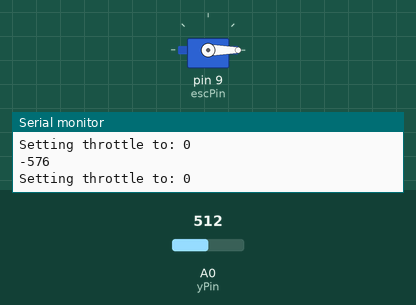
A sketch run on a simulated Arduino Uno, built with avr-gcc and run on an emulated ATmega328P. On the bench: servo, the last lines printed to the serial monitor. The test bench sets the inputs (shaded band); at power-on: A0 (yPin) = 512.

Above: at 1.2 s.
1.3 s: A0 (yPin) set to 1010
At 2.1 s:
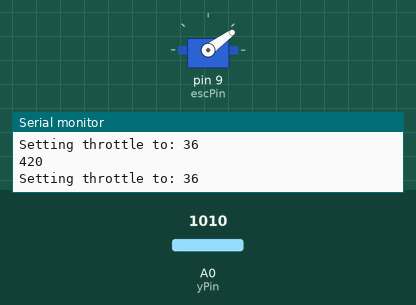
2.8 s: A0 (yPin) set to 716
At 4.3 s:
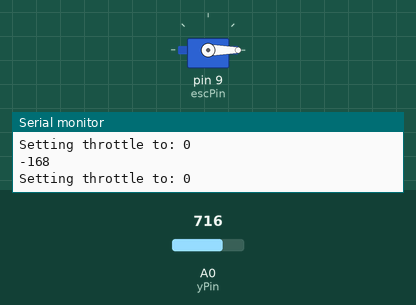
Timing chart, 0 to 5.8 s (numbered marks = the images above; inputs shaded):
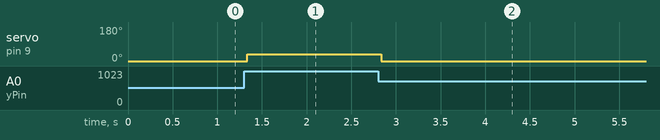

The sketch:

moterJoystick.ino
```cpp
#include <Servo.h>

//servo control brown to arduino ground
//server control yellow (signal) to arduino 9 (escPin)

// joystick y axis connected to A0 only upper part is used, not touched is neutral 0, full up y is full power, down and left/right does nothing
// joystick x axis not used
// joystick key (press) not used

Servo esc;

int escPin = 9;
int yPin = A0;
int yValue = 0;
int minPulseRate = 1000;
int maxPulseRate = 2000;
int throttleChangeDelay = 100;
int maxThrottle = 90; // should be between 0 and 180, 180 is max for motor, so more than that does not make sense, night crash

void setup() {
  pinMode(yPin,INPUT);
  Serial.begin(9600);
  Serial.setTimeout(500);

  // Attach the the servo to the correct pin and set the pulse range
  esc.attach(escPin, minPulseRate, maxPulseRate);
  // Write a minimum value (most ESCs require this correct startup)
  esc.write(0);

}

void loop() {
  // middle position is 509, subtract that and  multiply value by 2 to get range of 0..1023 again
  yValue = (analogRead(yPin) - 800) * 2;

  Serial.println(yValue);
  // Read the new throttle value
  int throttle = normalizeThrottle( yValue);

  // Print it out
  Serial.print("Setting throttle to: ");
  Serial.println(throttle);


  // Change throttle to the new value
  // TODO works but is kinda jumpy, ensure more smooth changing, ie difference between now and target, but with max gradient
  esc.write(throttle);
  //changeThrottle(throttle);
}

void changeThrottle(int throttle) {

  // Read the current throttle value
  int currentThrottle = readThrottle();

  // Are we going up or down?
  int step = 1;
  if( throttle < currentThrottle )
    step = -1;

  // Slowly move to the new throttle value
  while( currentThrottle != throttle ) {
    esc.write(currentThrottle + step);
    currentThrottle = readThrottle();
    delay(throttleChangeDelay);
  }

}

int readThrottle() {
  int throttle = esc.read();

  Serial.print("Current throttle is: ");
  Serial.println(throttle);

  return throttle;
}

//Assume input 0-1023 from analogInput
// Ensure the throttle value is between 0 - maxThrottle
int normalizeThrottle(int value) {
  value = ((double)value / 1023) * maxThrottle;
  if( value < 0 )
    return 0;
  if( value > maxThrottle )
    return maxThrottle;
  return value;
}
```

Measured:
- after the input at 1.3 s, servo on pin 9 (escPin): 0° → 36° at once
- after the input at 2.8 s, servo on pin 9 (escPin): 36° → 0° at once
